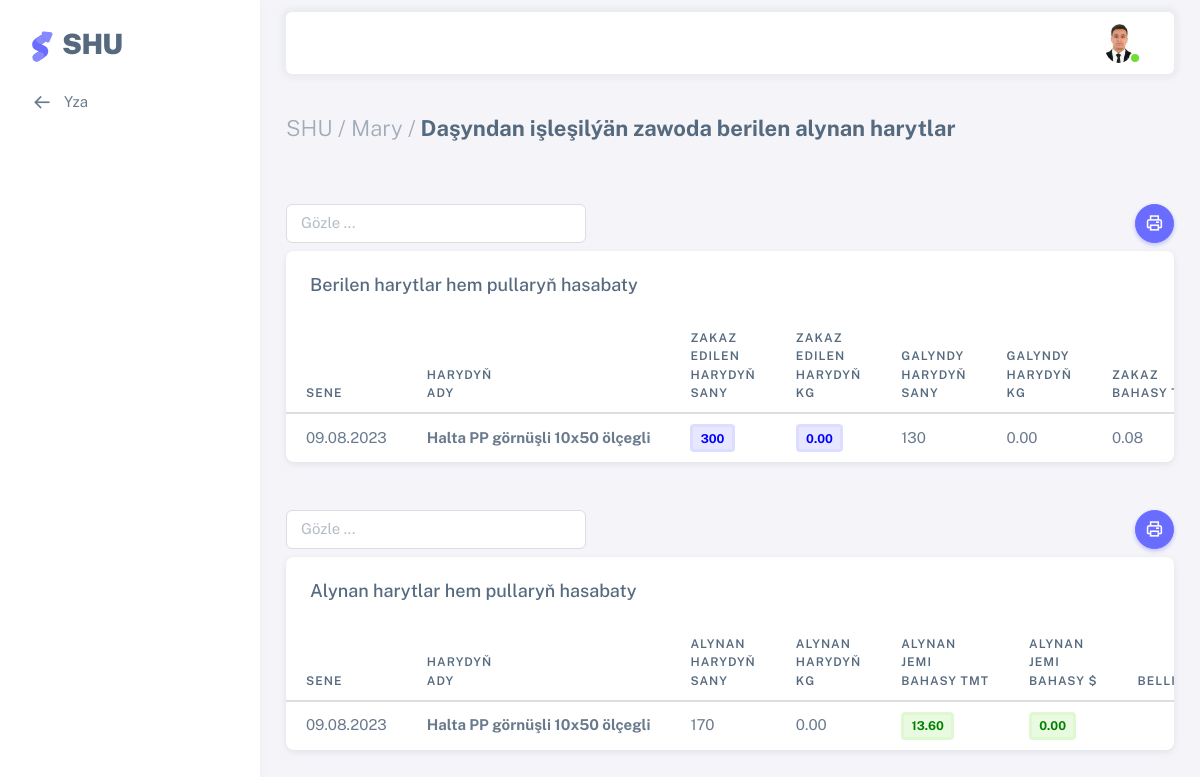
The app's page /das_zawod_detail/1/ (signed in) with its own data.
### users/models.py (models this page shows, shortened)
class AllUsers(AbstractUser):
    username = models.CharField(max_length=100, unique=True)
    office = models.ForeignKey(Office, on_delete=models.CASCADE, null=True)
    sehs = models.ForeignKey(Sehler, related_name='user_sehs', on_delete=models.CASCADE, null=True, blank=True)
    bolum = models.ForeignKey(Bolum, on_delete=models.CASCADE,null=True)
    wez = models.ForeignKey(Wez, on_delete=models.CASCADE, null=True)
    first_name = models.CharField(max_length=100)
    last_name = models.CharField(max_length=100)
    middle_name = models.CharField(max_length=100, null=True, blank=True)
    birth_date = models.DateField("Doglan senesi", default=timezone.now)
    tel = models.CharField("Telefon belgisi", max_length=12, null=True, blank=True)
    email = models.EmailField(unique=True)
    address = models.TextField(null=True, blank=True)
    user_code = models.CharField(max_length=12, unique=True, default=random_string, null=True, blank=True)
    image = models.ImageField(default='default.png', upload_to='profile_pics')

class Office(models.Model):
    name = models.CharField("Edara-kärhananyň ady", max_length=1000, null=True, blank=True)
    tel = models.CharField("Telefon belgisi", null=True, blank=True, max_length=12)
    reg_num = models.CharField("reg nomer", max_length=100, null=True, blank=True,)
    ind_num = models.CharField("indeks nomer", max_length=100, null=True, blank=True,)
    kpp_num = models.CharField(max_length=100, null=True, blank=True)
    address = models.TextField("Salgysy", null=True, blank=True)
    description = models.TextField("Gysga beyany", null=True, blank=True)
    slug = models.SlugField(max_length=300, unique=True, db_index=True, verbose_name="URL")
    def __str__(self):
        return self.name
    class Meta:
        verbose_name = 'Edara-kärhana'
        verbose_name_plural = 'Edara-kärhanalar'

### shu/models.py (models this page shows, shortened)
class Das_isleyan_zawodlar(models.Model):
    zawod = models.ForeignKey(Das_zawod, on_delete=models.CASCADE,null=True, blank=True)
    harydyn_ady = models.CharField("Harydyň ady", max_length=500, blank=True,null=True)
    b_haryt_sany = models.IntegerField("Zakaz harydyň sany",null=True, blank=True, default=0)
    b_haryt_kg = models.DecimalField("Zakaz haryt kg",default=0,max_digits=10, decimal_places=2, null=True, blank=True)
    g_haryt_sany = models.IntegerField("Galan harydyň sany",null=True, blank=True, default=0)
    g_haryt_kg = models.DecimalField("Galan haryt kg",default=0,max_digits=10, decimal_places=2, null=True, blank=True)
    b_bahasy_m = models.DecimalField("Berilen bahasy TMT",default=0,max_digits=10, decimal_places=2, null=True, blank=True)
    b_bahasy_d = models.DecimalField("Berilen Bahasy $",default=0,max_digits=10, decimal_places=2, null=True, blank=True)
    satylan_haryt_sany = models.IntegerField("Satylan harydyň sany",null=True, blank=True, default=0)
    satylan_haryt_kg = models.DecimalField("Satylan harydyň kg",default=0,max_digits=10, decimal_places=2, null=True, blank=True)
    b_jemi_bahasy_m = models.DecimalField("Berilen jemi bahasy TMT",default=0,max_digits=10, decimal_places=2, null=True, blank=True)
    b_jemi_bahasy_d = models.DecimalField("Berilen jemi bahasy $",default=0,max_digits=10, decimal_places=2, null=True, blank=True)
    tapawut_m = models.DecimalField("Tapawudy TMT",default=0,max_digits=10, decimal_places=2, null=True, blank=True)
    tapawut_d = models.DecimalField("Tapawudy $",default=0,max_digits=10, decimal_places=2, null=True, blank=True)
    bellik = models.TextField("Bellik",blank=True, null=True)
    sene = models.DateField("Senesi", default=timezone.now, null=True, blank=True)
    has_sene = models.IntegerField("Senesi",null=True, blank=True, default=None)
    class Meta:
        verbose_name = 'Daşyndan işleşilýän zawoda berilen harydy'
        verbose_name_plural = 'Daşyndan işleşilýän zawoda berilen harytlary'

class Das_is_zawod_Alynan(models.Model):
    zak_berilen = models.ForeignKey(Das_isleyan_zawodlar, on_delete=models.CASCADE,null=True, blank=True)
    zawod = models.ForeignKey(Das_zawod, on_delete=models.CASCADE,null=True, blank=True)
    harydyn_ady = models.CharField("Harydyň ady", max_length=500, blank=True,null=True)
    a_haryt_sany = models.IntegerField("Alynan harydyň sany",null=True, blank=True, default=0)
    a_haryt_kg = models.DecimalField("Alynan haryt kg",default=0,max_digits=10, decimal_places=2, null=True, blank=True)
    a_jemi_bahasy_m = models.DecimalField("Alynan jemi bahasy TMT",default=0,max_digits=10, decimal_places=2, null=True, blank=True)
    a_jemi_bahasy_d = models.DecimalField("Alynan jemi bahasy $",default=0,max_digits=10, decimal_places=2, null=True, blank=True)
    bellik = models.TextField("Bellik",blank=True, null=True)
    sene = models.DateField("Senesi", default=timezone.now, null=True, blank=True)
    has_sene = models.IntegerField("Senesi",null=True, blank=True, default=None)
    class Meta:
        verbose_name = 'Daşyndan işleşilýän zawoda alynan harydy'
        verbose_name_plural = 'Daşyndan işleşilýän zawoda alynan harytlary'

### shu/views.py (the view)
# urls.py: path('das_zawod_detail/<int:pk>/', views.Zawod_detail, name='das-zawod-detail'),
@login_required(login_url='login')
def Zawod_detail(request, pk):
    page_title = _('Daşyndan işleşilýän zawoda berilen alynan harytlar')
    zaw = Das_isleyan_zawodlar.objects.filter(zawod_id=pk)
    alynan = Das_is_zawod_Alynan.objects.filter(zawod_id=pk)
    seneid1=Hasabat_sene.objects.last().id
    if request.method == 'POST':
        form = Das_isleyan_zawodForm(request.POST, request.FILES)
        if form.is_valid():
            harydyn_ady = form.cleaned_data['harydyn_ady']
            b_haryt_sany = form.cleaned_data['b_haryt_sany']
            b_haryt_kg = form.cleaned_data['b_haryt_kg']
            b_bahasy_m = form.cleaned_data['b_bahasy_m']
            b_bahasy_d = form.cleaned_data['b_bahasy_d']
            haryt_s=b_haryt_sany if b_haryt_sany is not None else 0
            haryt_kg=b_haryt_kg if b_haryt_kg is not None else 0
            baha_m=b_bahasy_m if b_bahasy_m is not None else 0
            baha_d=b_bahasy_d if b_bahasy_d is not None else 0
            if b_haryt_sany is not None:
                obj = Das_isleyan_zawodlar.objects.create(zawod_id=pk,has_sene=seneid1,harydyn_ady=harydyn_ady,b_haryt_sany=b_haryt_sany,
                                                         b_bahasy_m=b_bahasy_m,b_bahasy_d=b_bahasy_d,
                                                         b_jemi_bahasy_m=haryt_s * baha_m,
                                                         b_jemi_bahasy_d=haryt_s * baha_d)
                obj.save()
            elif b_haryt_kg is not None:
                obj = Das_isleyan_zawodlar.objects.create(zawod_id=pk,has_sene=seneid1,harydyn_ady=harydyn_ady,
                                                         b_haryt_kg=b_haryt_kg,b_bahasy_m=b_bahasy_m,b_bahasy_d=b_bahasy_d,
                                                         b_jemi_bahasy_m=haryt_kg * baha_m,
                                                         b_jemi_bahasy_d=haryt_kg * baha_d)
                obj.save()
            messages.success(request, 'Zakaza berilen haryt girizildi!')
            return redirect('das-zawod-detail', pk)
        else:
            messages.error(request, 'Ýalňyşlyk: Zakaza berilen haryt girizilmedi')
    else:
        form = Das_isleyan_zawodForm()
    paginator = Paginator(zaw, 10)
    page = request.GET.get('page')
    try:
        myuser = paginator.get_page(page)
    except PageNotAnInteger:
        myuser = paginator.page(1)
    except EmptyPage:
        myuser = paginator.page(paginator.num_pages)
    context = {'title': page_title,'myuser':myuser,'form': form,'alynan':alynan}
    return render(request, 'shu/das_islesilyan_zawodlar.html', context)

### users/forms.py
class Das_isleyan_zawodForm(forms.ModelForm):
    def __init__(self, *args, **kwargs):
        super(Das_isleyan_zawodForm,self).__init__(*args, **kwargs)
    harydyn_ady = forms.CharField(label=False, widget=forms.TextInput(attrs={'placeholder': 'Harydyň ady', 'class': 'form-control mb-3'}))
    b_haryt_sany = forms.IntegerField(label=False, widget=forms.NumberInput(attrs={'placeholder': 'Harydyň sany', 'class': 'form-control mb-3'}))
    b_haryt_kg = forms.DecimalField(label=False,required=False, widget=forms.NumberInput(attrs={'placeholder': 'Haryt kg', 'class': 'form-control mb-3'}))
    b_bahasy_m = forms.DecimalField(label=False,required=False, widget=forms.NumberInput(attrs={'placeholder': 'Berilen bahasy TMT', 'class': 'form-control mb-3'}))
    b_bahasy_d = forms.DecimalField(label=False,required=False, widget=forms.NumberInput(attrs={'placeholder': 'Berilen bahasy $', 'class': 'form-control mb-3'}))
    class Meta:
        model = Das_isleyan_zawodlar
        fields = ('harydyn_ady','b_haryt_sany','b_haryt_kg','b_bahasy_m','b_bahasy_d')

### users/models.py (called while the page is built)
    def __str__(self):
        return self.name

### shu/templates/shu/das_islesilyan_zawodlar.html (shortened to what this page needs)
{% extends 'shu/base.html' %}
{% load i18n %}
{% load crispy_forms_tags %}
{% load static %}
{% block menu %}
<li class="menu-item">
  <a href="{% url 'das-zawod' %}" class="menu-link">
    <i class="menu-icon tf-icons bx bx-arrow-back"></i>
    <div>Yza</div>
  </a>
</li>
{% endblock menu %}
{% block content %}
<div class="content-wrapper">
    <div class="container-xxl flex-grow-1 container-p-y">
      <h4 class="fw-bold py-3 mb-4"><span class="text-muted fw-light">SHU / {{ user.office|default_if_none:"" }} /</span> {{ title }}</h4>
    <a><button style="float:right;" onclick="printData2()" class="btn rounded-pill btn-icon btn-primary"> <i class="tf-icons bx bx-printer"></i></button>
    <input class="form-control mb-2 mt-5" style="width:300px;" id='myInput2' onkeyup='myFunction2()' type='text' placeholder="Gözle ..."></a>
    <div class="card" id="printTable">
      <h5 class="card-header">Berilen harytlar hem pullaryň hasabaty</h5>
      <div class="table-responsive text-nowrap">
        <table class="table table-hover" id="myTable2">
          <thead>
            <tr>
              <th>Sene</th>
              <th>Harydyň<br>ady</th>
              <th>Zakaz<br>edilen<br>harydyň<br>sany</th>
              <th>Zakaz<br>edilen<br>harydyň<br>kg</th>
              <th>Galyndy<br>harydyň<br>sany</th>
              <th>Galyndy<br>harydyň<br>kg</th>
              <th>Zakaz<br>bahasy TMT</th>
            </tr>
          </thead>
          <tbody class="table-border-bottom-0">
            {% for deg in myuser %}
            <tr>
              <td>{{deg.sene|date:"d.m.Y"}}</td>
              <td><strong>{{deg.harydyn_ady|default_if_none:""}}</strong></td>
              <td><span class="badge bg-label-primary border-light-primary me-1"><strong style="color:Blue;">{{deg.b_haryt_sany|default_if_none:""}}</td>
              <td><span class="badge bg-label-primary border-light-primary me-1"><strong style="color:Blue;">{{deg.b_haryt_kg|floatformat:2|default_if_none:""}}</td>
              <td>{{deg.g_haryt_sany|default_if_none:""}}</td>
              <td>{{deg.g_haryt_kg|floatformat:2|default_if_none:""}}</td>
              <td>{{deg.b_bahasy_m|floatformat:2|default_if_none:""}}</td>
            </tr>
            {% endfor %}
          </tbody>
        </table>
      </div>
    </div>
    <a><button style="float:right;" onclick="printData1()" class="btn rounded-pill btn-icon btn-primary"> <i class="tf-icons bx bx-printer"></i></button>
    <input class="form-control mb-2 mt-5" style="width:300px;" id='myInput1' onkeyup='myFunction1()' type='text' placeholder="Gözle ..."></a>
    <div class="card mb-5" id="printTable1">
      <h5 class="card-header">Alynan harytlar hem pullaryň hasabaty</h5>
      <div class="table-responsive text-nowrap">
        <table class="table table-hover" id="myTable1">
          <thead>
            <tr>
              <th>Sene</th>
              <th>Harydyň<br>ady</th>
              <th>Alynan<br>harydyň<br>sany</th>
              <th>Alynan<br>harydyň<br>kg</th>
              <th>Alynan<br>jemi<br>bahasy TMT</th>
              <th>Alynan<br>jemi<br>bahasy $</th>
              <th>Bellik</th>
            </tr>
          </thead>
          <tbody class="table-border-bottom-0">
            {% for deg in alynan %}
            <tr>
              <td>{{deg.sene|date:"d.m.Y"}}</td>
              <td><strong>{{deg.harydyn_ady|default_if_none:""}}</strong></td>
              <td>{{deg.a_haryt_sany|default_if_none:""}}</td>
              <td>{{deg.a_haryt_kg|floatformat:2|default_if_none:""}}</td>
              <td><span class="badge bg-label-success border-light-success me-1"><strong style="color:Green;">{{deg.a_jemi_bahasy_m|floatformat:2|default_if_none:""}}<strong></span></td>
              <td><span class="badge bg-label-success border-light-success me-1"><strong style="color:Green;">{{deg.a_jemi_bahasy_d|floatformat:2|default_if_none:""}}</strong></span></td>
              <td>{{deg.bellik|default_if_none:""}}</td>
            </tr>
            {% endfor %}
          </tbody>
        </table>
      </div>
    </div>
    </div>
  </div>
</div>
{% endblock content %}

### templates/include/header.html (shortened to what this page needs)
	{% load static i18n %}
	{% load crispy_forms_tags %}
		<nav class="layout-navbar container-xxl navbar navbar-expand-xl navbar-detached align-items-center bg-navbar-theme" id="layout-navbar">
		  <div class="navbar-nav-right d-flex align-items-center" id="navbar-collapse">
			<ul class="navbar-nav flex-row align-items-center ms-auto">
			  <li class="nav-item navbar-dropdown dropdown-user dropdown">
				<a class="nav-link dropdown-toggle hide-arrow" href="javascript:void(0);" data-bs-toggle="dropdown">
				  <div class="avatar avatar-online">
					<img src="{{ user.image.url }}" onerror="this.onerror=null;this.src='{% static 'assets/img/avatars/default.png' %}'" alt class="w-px-30 h-auto rounded-circle" />
				  </div>
				</a>
			  </li>
			</ul>
		  </div>
		</nav>

### records on screen
AllUsers: image (picture), office "Mary"
Das_isleyan_zawodlar: sene "09.08.2023", harydyn_ady "Halta PP görnüşli 10x50 ölçegli", b_haryt_sany "300", b_haryt_kg "0.00", g_haryt_sany "130", g_haryt_kg "0.00", b_bahasy_m "0.08"
Das_is_zawod_Alynan: sene "09.08.2023", harydyn_ady "Halta PP görnüşli 10x50 ölçegli", a_haryt_sany "170", a_haryt_kg "0.00", a_jemi_bahasy_m "13.60", a_jemi_bahasy_d "0.00"

### other values on screen
{{ title }} "Daşyndan işleşilýän zawoda berilen alynan harytlar"
